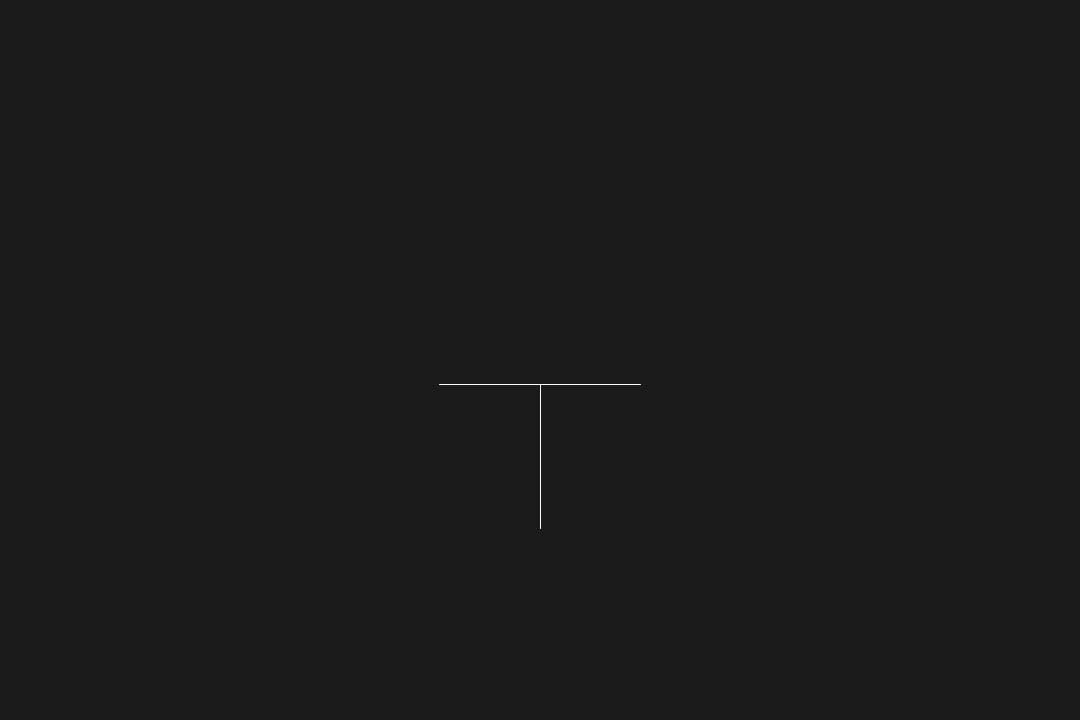
Frame 1 (no input)
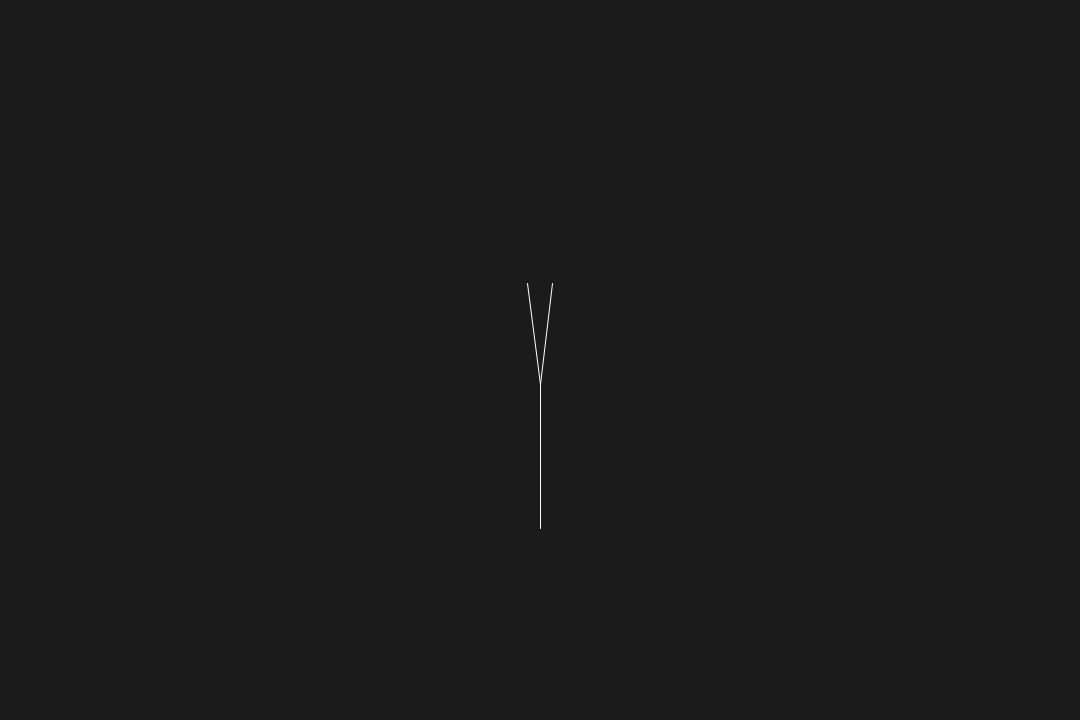
Frame 60 (the mouse pressed at the canvas centre just before this capture)
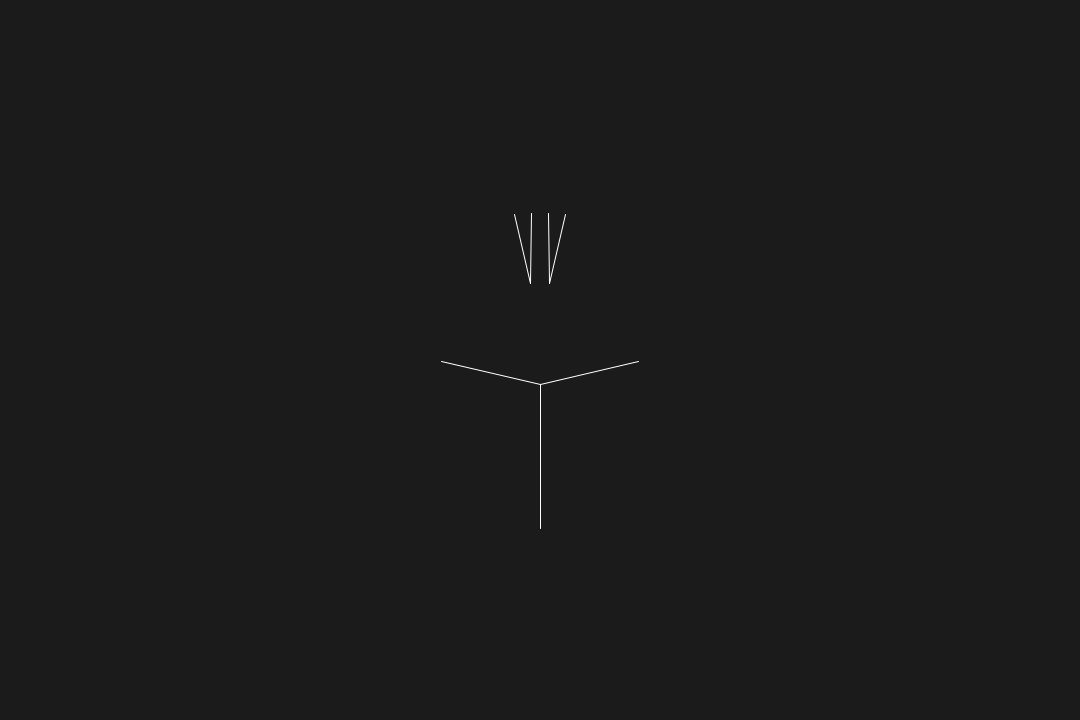
Frame 120 (the mouse held since frame 60 and released just before this capture)

The Processing sketch that drew these frames (run headless with seeded random() and noise(); from frame 60 on, the mouse is pressed at the canvas centre):

// Processing sketch: Fractal_Tree3
// ── Fractal_Tree3.pde
ArrayList <Branch> tree;

int gen, gensize, size, index, offset;
boolean stop;
int smallest = 4;
int baseL = 144;
float angle = 2;
long timer;
int maxgen;


void setup()
{
 size(1080, 720);
 timer = System.currentTimeMillis();
 
 Initialize();
}

void Initialize()
{
  gen = 1;
  gensize = 1;
  size = 1;
  index = 0;
  offset = 0;
  stop = false;
  maxgen = 2;
  
  tree = new ArrayList <Branch> (1);
  tree.add(new Branch(new PVector(width/2, height - 192), 
                      new PVector(width/2, height - 192 - baseL)));
}

void mousePressed()
{
  //Initialize();
  //angle -= 0.5;
  maxgen++;
  stop = false;
}

void update()
{
  for (int i = 1; i < tree.size(); i+=2)
  {
      tree.get(i).setAngle(-128);
      tree.get(i+1).setAngle(128);
  }
  if (!stop && System.currentTimeMillis() > (timer + 0))
  {
    timer += 0;
    
    //not sure why it needs offset
    for (int i = index; i < size-offset; i++)
    {
      tree.add(tree.get(i).branch(true, angle));
      tree.add(tree.get(i).branch(false, angle));
      
      gensize += 2;
    }
    
    index = size-offset;
    size += gensize;
    gensize = 0;
    offset = 1; 
    
    gen++;
    println("Gen = " + gen);
    if (gen >= maxgen)
      stop = true;
    //if (tree.get(tree.size()-1).baseL <= smallest)
      //stop = true;
  }
}

void draw()
{
 update();

 stroke(255);
 background(27); 
 strokeWeight(1);
 
 for (int i = 0; i < tree.size(); i++)
   if(tree.get(i) != null)
     tree.get(i).draw();
}

// ── Branch.pde
class Branch
{
  //float angle;
  float less;
  PVector a, b;
  int baseL;
  Branch(PVector a, PVector b)
  {
    this.a = a;
    this.b = b;
    //angle = 5.75;
    less = 0.7;
    baseL = (int)PVector.dist(a, b);
  }
  
  void setAngle(float angle)
  {
    PVector dir = PVector.sub(b, a);
    
    dir.rotate(PI/angle);

    b = PVector.add(a, dir);
  }
  
  void draw()
  {
   line(a.x, a.y, b.x, b.y); 
  }
  
  Branch branch(boolean bool, float angle)
  {
    PVector dir = PVector.sub(b, a);
    if (bool)
      dir.rotate(PI/angle);
     else
      dir.rotate(-(PI/angle));
    dir.mult(less);
    PVector newEnd = PVector.add(b, dir);
    
    Branch branch =  new Branch(b, newEnd);
    return branch;
  }
}
